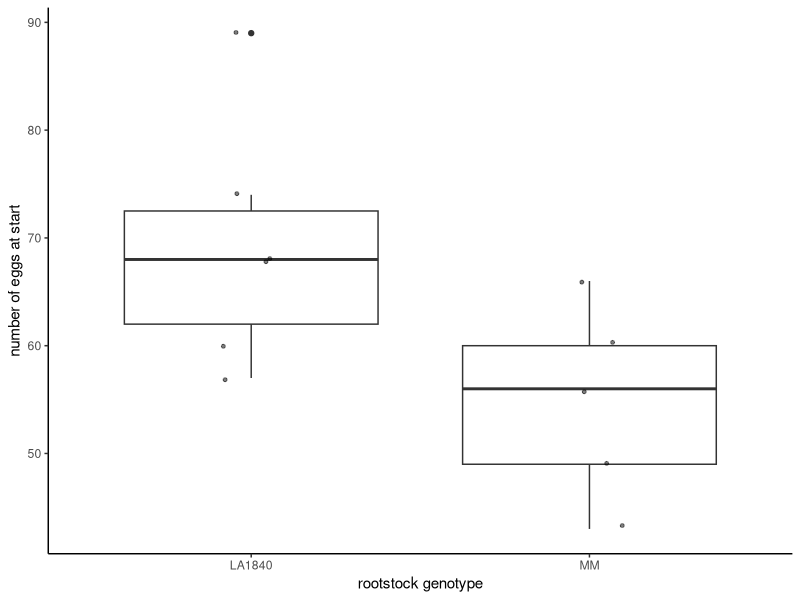

This figure's R source:
## ---- chunk 1
knitr::opts_chunk$set(echo = TRUE, 
                      warning = FALSE, 
                      message = FALSE, 
                      fig.width = 8, 
                      fig.height = 5, 
                      fig.align = "center")
suppressPackageStartupMessages(library("ggplot2"))
suppressPackageStartupMessages(library("ggrepel"))
suppressPackageStartupMessages(library("dplyr"))
suppressPackageStartupMessages(library("skimr"))
suppressPackageStartupMessages(library("Hmisc"))
suppressPackageStartupMessages(library("tidyr"))
suppressPackageStartupMessages(library("car"))
suppressPackageStartupMessages(library("rstatix"))
## ---- chunk 2
flies <- read.csv("raw_data.csv", 
                         header = T, 
                         sep = ",", 
                         dec = ".", 
                         check.names = FALSE)
# The first 10 rows of the data
knitr::kable(flies[1:10,1:8])
## ---- chunk 3
flies <- flies %>%     
  dplyr::filter(place != 4) %>%     
  dplyr::filter(place < 13)
## ---- chunk 4
flies <- flies %>%
  mutate(stage = as.factor(stage)) %>%
  pivot_wider(names_from = stage, values_from = number) 
## ---- chunk 5
flies <- flies %>%
  mutate(fourth_exuviae = `5_late_fourth_instar` + `6_exuviea`) %>%
  group_by(place) %>%
  mutate(`5_completed_lifecycle` = cumsum(fourth_exuviae)) %>%
  mutate(`6_total_fourth_instars` = `4_early_fourth_instar` + `5_completed_lifecycle`) %>%
  ungroup()
## ---- chunk 6
flies <- flies %>%
  select(-`5_late_fourth_instar`, -`6_exuviea`, -fourth_exuviae)
## ---- chunk 7
flies <- flies %>%
  pivot_longer(cols = `0_egg`:`6_total_fourth_instars`, 
               names_to = "stage", values_to = "number")
## ---- chunk 8
flies <- flies %>%
  mutate(percentage_from_eggs = number / eggs_start * 100) %>%
  mutate(percentage_from_hatched = number / hatched * 100)

## ---- chunk 9
flies_wide <- flies  %>%
  select(-percentage_from_eggs) %>%
  select(-percentage_from_hatched)
## ---- chunk 10
flies_wide <- flies_wide %>%
  mutate(stage = as.factor(stage)) %>%
  pivot_wider(names_from = stage, values_from = number) 
## ---- chunk 11
flies_wide <- flies_wide %>%
  mutate(total = rowSums(flies_wide[,8:12], na.rm = TRUE)) %>%
  mutate(percentage_from_eggs = total / eggs_start * 100) %>%
  mutate(percentage_from_hatched = total / hatched * 100)
## ---- chunk 12
flies_wide %>%  
  ggplot(., aes(x = genotype, y = `0_egg`)) +
  geom_boxplot()  +
  geom_jitter(size = 1, alpha = 0.5, width = 0.1) +
  labs(y="number of eggs at start",
       x= "rootstock genotype") +
  theme_classic()


## ---- chunk 13
flies_wide %>%
  group_by(genotype) %>%
  get_summary_stats(`0_egg`, type = "mean_sd")

## ---- chunk 14

shapiro.test(resid(aov(flies_wide$`0_egg`~flies_wide$genotype)))

leveneTest(`0_egg`~genotype, data = flies_wide)
